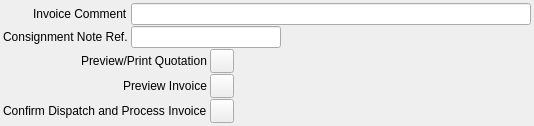
         <widget class="QWidget" name="tab_2">
          <attribute name="title">
           <string>Invoice</string>
          </attribute>
          <layout class="QGridLayout" name="gridLayout_10">
           <property name="leftMargin">
            <number>3</number>
           </property>
           <property name="topMargin">
            <number>3</number>
           </property>
           <property name="rightMargin">
            <number>3</number>
           </property>
           <property name="bottomMargin">
            <number>3</number>
           </property>
           <property name="verticalSpacing">
            <number>1</number>
           </property>
           <item row="0" column="0">
            <layout class="QFormLayout" name="formLayout_7">
             <property name="fieldGrowthPolicy">
              <enum>QFormLayout::AllNonFixedFieldsGrow</enum>
             </property>
             <property name="labelAlignment">
              <set>Qt::AlignRight|Qt::AlignTrailing|Qt::AlignVCenter</set>
             </property>
             <property name="horizontalSpacing">
              <number>3</number>
             </property>
             <property name="verticalSpacing">
              <number>1</number>
             </property>
             <item row="0" column="0">
              <widget class="QLabel" name="label_37">
               <property name="text">
                <string>Invoice Comment</string>
               </property>
              </widget>
             </item>
             <item row="0" column="1">
              <widget class="QLineEdit" name="leInvoiceComment">
               <property name="minimumSize">
                <size>
                 <width>400</width>
                 <height>0</height>
                </size>
               </property>
               <property name="maximumSize">
                <size>
                 <width>400</width>
                 <height>16777215</height>
                </size>
               </property>
              </widget>
             </item>
             <item row="1" column="0">
              <widget class="QLabel" name="label_38">
               <property name="text">
                <string>Consignment Note Ref.</string>
               </property>
              </widget>
             </item>
             <item row="1" column="1">
              <widget class="QLineEdit" name="leConsignment">
               <property name="minimumSize">
                <size>
                 <width>150</width>
                 <height>0</height>
                </size>
               </property>
               <property name="maximumSize">
                <size>
                 <width>150</width>
                 <height>16777215</height>
                </size>
               </property>
              </widget>
             </item>
            </layout>
           </item>
           <item row="2" column="0">
            <layout class="QFormLayout" name="formLayout_8">
             <property name="fieldGrowthPolicy">
              <enum>QFormLayout::AllNonFixedFieldsGrow</enum>
             </property>
             <property name="labelAlignment">
              <set>Qt::AlignRight|Qt::AlignTrailing|Qt::AlignVCenter</set>
             </property>
             <property name="horizontalSpacing">
              <number>3</number>
             </property>
             <property name="verticalSpacing">
              <number>1</number>
             </property>
             <item row="1" column="0">
              <widget class="QLabel" name="label_36">
               <property name="text">
                <string>Preview Invoice</string>
               </property>
              </widget>
             </item>
             <item row="2" column="0">
              <widget class="QLabel" name="label_35">
               <property name="text">
                <string>Confirm Dispatch and Process Invoice</string>
               </property>
              </widget>
             </item>
             <item row="0" column="0">
              <widget class="QLabel" name="label_34">
               <property name="text">
                <string>Preview/Print Quotation</string>
               </property>
              </widget>
             </item>
             <item row="0" column="1">
              <widget class="QToolButton" name="pbPreviewPrintQuotation">
               <property name="minimumSize">
                <size>
                 <width>24</width>
                 <height>24</height>
                </size>
               </property>
               <property name="maximumSize">
                <size>
                 <width>24</width>
                 <height>24</height>
                </size>
               </property>
               <property name="text">
                <string/>
               </property>
               <property name="icon">
                <iconset resource="../../../db/src/gui/db.qrc">
                 <normaloff>:/images/icons/cart_edit.png</normaloff>:/images/icons/cart_edit.png</iconset>
               </property>
              </widget>
             </item>
             <item row="1" column="1">
              <widget class="QToolButton" name="pbPreviewInvoice">
               <property name="minimumSize">
                <size>
                 <width>24</width>
                 <height>24</height>
                </size>
               </property>
               <property name="maximumSize">
                <size>
                 <width>24</width>
                 <height>24</height>
                </size>
               </property>
               <property name="text">
                <string/>
               </property>
               <property name="icon">
                <iconset resource="../../../db/src/gui/db.qrc">
                 <normaloff>:/images/icons/cart_put.png</normaloff>:/images/icons/cart_put.png</iconset>
               </property>
               <property name="iconSize">
                <size>
                 <width>16</width>
                 <height>16</height>
                </size>
               </property>
              </widget>
             </item>
             <item row="2" column="1">
              <widget class="QToolButton" name="pbProcessInvoice">
               <property name="minimumSize">
                <size>
                 <width>24</width>
                 <height>24</height>
                </size>
               </property>
               <property name="maximumSize">
                <size>
                 <width>24</width>
                 <height>24</height>
                </size>
               </property>
               <property name="text">
                <string/>
               </property>
               <property name="icon">
                <iconset resource="../../../db/src/gui/db.qrc">
                 <normaloff>:/images/icons/cart_go.png</normaloff>:/images/icons/cart_go.png</iconset>
               </property>
               <property name="iconSize">
                <size>
                 <width>16</width>
                 <height>16</height>
                </size>
               </property>
              </widget>
             </item>
            </layout>
           </item>
          </layout>
         </widget>
